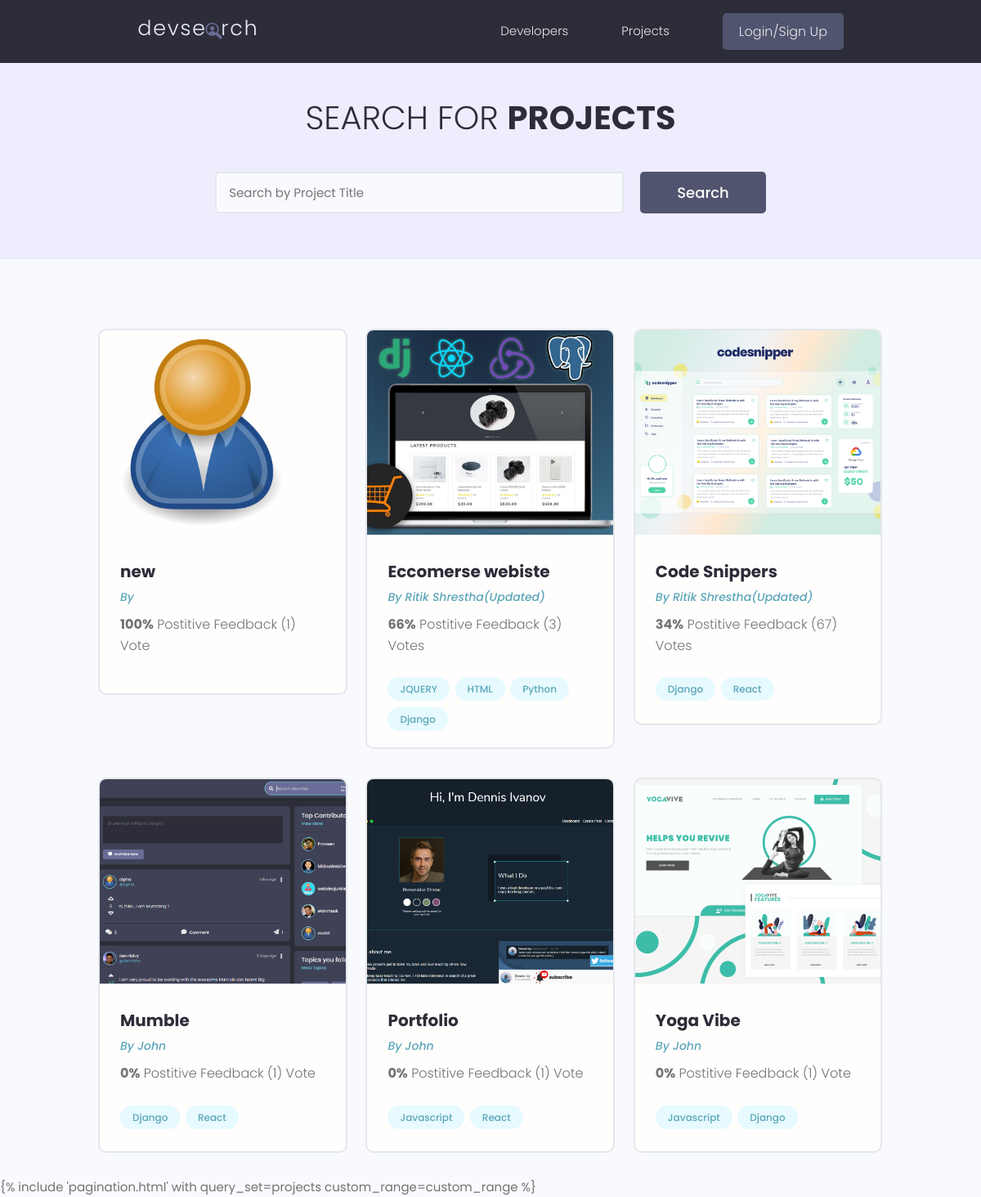
/projects/, run on the app's committed database.
### projects/models.py (models this page shows, shortened)
class Project(models.Model):
    owner = models.ForeignKey(
        Profile, on_delete=models.CASCADE, null=True, blank=True)
    title = models.CharField(max_length=200)
    description = models.TextField(null=True, blank=True)
    featured_image = models.ImageField(
        null=True, blank=True, default='default.jpg')
    demo_link = models.CharField(max_length=2000, null=True, blank=True)
    source_link = models.CharField(max_length=2000, null=True, blank=True)
    tags = models.ManyToManyField('Tag', blank=True)
    votes_total = models.IntegerField(default=0, null=True, blank=True)
    votes_ratio = models.IntegerField(default=0, null=True, blank=True)
    created = models.DateTimeField(auto_now_add=True)
    id = models.UUIDField(default=uuid.uuid4, unique=True,
                          primary_key=True, editable=False)
    class Meta:
        ordering = ['-votes_ratio','-votes_total','title']
    @property
    def imageURL(self):
        try:
            url=self.featured_image.url
        except:
            url=""
        return url

class Tag(models.Model):
    name = models.CharField(max_length=200)
    created = models.DateTimeField(auto_now_add=True)
    id = models.UUIDField(default=uuid.uuid4, unique=True,
                          primary_key=True, editable=False)
    def __str__(self):
        return self.name

### users/models.py (models this page shows, shortened)
class Profile(models.Model):
    user = models.OneToOneField(
        User, on_delete=models.CASCADE, null=True, blank=True)
    name = models.CharField(max_length=200, null=True, blank=True)
    location = models.CharField(max_length=200, null=True, blank=True)
    username = models.CharField(max_length=200, null=True, blank=True)
    email = models.EmailField(max_length=200, null=True, blank=True)
    short_intro = models.CharField(max_length=200, null=True, blank=True)
    bio = models.TextField(null=True, blank=True)
    profileImage = models.ImageField(
        null=True, blank=True, upload_to='profiles/', default='profiles/user-default.png')
    social_github = models.CharField(max_length=200, null=True, blank=True)
    social_twitter = models.CharField(max_length=200, null=True, blank=True)
    social_linkedin = models.CharField(max_length=200, null=True, blank=True)
    social_website = models.CharField(max_length=200, null=True, blank=True)
    social_youtube = models.CharField(max_length=200, null=True, blank=True)
    created = models.DateTimeField(auto_now_add=True)
    id = models.UUIDField(default=uuid.uuid4, unique=True,
                          primary_key=True, editable=False)
    class Meta:
        ordering=['created']

### projects/views.py (the view)
# urls.py: path('projects/',views.getProjects),
def projects(request):
    projectList, search_query = searchProject(request)
    custom_range, projectList = paginateProject(request, projectList, 6)
    context = {'projects': projectList,
               'search': search_query,  'custom_range': custom_range}
    return render(request, 'projects/projects.html', context)

### projects/utils.py (called while the page is built)
def searchProject(request):
    search_query = ""
    if request.GET.get('search'):
        search_query = request.GET.get('search')
    tag = Tag.objects.filter(name__icontains=search_query)
    projects = Project.objects.distinct().filter(Q(title__icontains=search_query) |
                                                 Q(description__icontains=search_query) |
                                                 Q(owner__name__icontains=search_query) | Q(tags__in=tag))
    return projects, search_query

def paginateProject(request, projectList, results):
    page_no = request.GET.get('page')
    results = results
    paginator = Paginator(projectList, results)
    try:
        projectList = paginator.page(page_no)
    except PageNotAnInteger:
        page_no = 1
        projectList = paginator.page(page_no)
    except EmptyPage:
        page_no = paginator.num_pages
        projectList = paginator.page(page_no)
    leftIndex = (int(page_no)-2)
    if leftIndex < 1:
        leftIndex = 1
    rightIndex = (int(page_no)+3)
    if rightIndex > paginator.num_pages:
        rightIndex = paginator.num_pages+1
    custom_range = range(leftIndex, rightIndex)
    return custom_range, projectList

### projects/templates/projects/projects.html (shortened to what this page needs)
{% extends 'main.html' %} {% block content %}
<main class="projects">
  <section class="hero-section text-center">
    <div class="container container--narrow">
      <div class="hero-section__box">
        <h2>Search for <span>Projects</span></h2>
      </div>
      <div class="hero-section__search">
        <form id="search_form" class="form" action="#" method="get">
          <div class="form__field">
            <input class="input input--text" id="formInput#search" type="text" name="search" value="{{search}}"
              placeholder="Search by Project Title" />
          </div>
          <input class="btn btn--sub btn--lg" type="submit" value="Search" />
        </form>
      </div>
    </div>
  </section>
  <section class="projectsList">
    <div class="container">
      <div class="grid grid--three">
        {% for project in projects %}
        <div class="column">
          <div class="card project">
            <a href="{% url 'project' project.id %}" class="project">
              <img class="project__thumbnail" src="{{project.imageURL}}" alt="project thumbnail" />
              <div class="card__body">
                <h3 class="project__title">{{project.title}}</h3>
                <p>
                  <a class="project__author" href="{% url 'project' project.id %}">By {{project.owner.name}}</a>
                </p>
                <p class="project--rating">
                  <span style="font-weight: bold">{{project.votes_ratio}}%</span>
                  Postitive Feedback ({{project.votes_total}})
                  Vote{{project.votes_total|pluralize:"s"}}
                </p>
                <div class="project__tags">
                  {% for tag in project.tags.all %}
                  <span class="tag tag--pill tag--main">
                    <small>{{tag}}</small>
                  </span>
                  {%endfor%}
                </div>
              </div>
            </a>
          </div>
        </div>
        {%endfor%}
      </div>
    </div>
  </section>
  {% include 'pagination.html' with query_set=projects custom_range=custom_range
  %}
</main>
{% endblock content %}

### templates/main.html (shortened to what this page needs)
<!DOCTYPE html>
{% load static %}
<html lang="en">
  <head>
    <link
      rel="stylesheet"
      href="https://cdn.iconmonstr.com/1.3.0/css/iconmonstr-iconic-font.min.css"
    />
    <link rel="stylesheet" href="{% static 'uikit/styles/uikit.css' %}" />
    <link rel="stylesheet" href="{% static 'styles/app.css' %}" />
  </head>
  <body>
    {% include 'navbar.html' %}{% block content %} {% endblock content %}
  </body>
</html>

### templates/navbar.html (shortened to what this page needs)
{% load static %}
<header class="header">
  <div class="container container--narrow">
    <a href="/" class="header__logo">
      <img src="{% static 'images/logo.svg' %}" alt="DevSearch Logo" />
    </a>
    <nav class="header__nav">
      <ul class="header__menu">
        <li class="header__menuItem"><a href="{% url 'profile' %}">Developers</a></li>
        <li class="header__menuItem">
          <a href="{% url 'projects' %}">Projects</a>
        </li>
        {% if request.user.is_authenticated %}
        <li class="header__menuItem"><a href="{% url 'inbox' %}">Inbox</a></li>
        <li class="header__menuItem">
          <a href="{% url 'account' %}">Account</a>
        </li>
        <li class="header__menuItem">
          <a href="{%url 'logout' %}" class="btn btn--sub">Logout</a>
        </li>
        {%else%}
        <li class="header__menuItem">
          <a href="{%url 'login' %}" class="btn btn--sub">Login/Sign Up</a>
        </li>
        {%endif%}
      </ul>
    </nav>
  </div>
</header>

### static/styles/app.css (style rules this page uses)
:root { --color-sub: #2d2d39; }
.btn--sub { background-color: var(--color-sub-light); }
.card { border: 2px solid var(--color-light); }
img { width: 100%; }
.header { position: sticky; z-index: 111; background-color: var(--color-sub); padding: 1.5rem 0; }
.header > .container { display: flex; justify-content: space-between; align-items: center; }
.header__logo > img { height: 3.8rem; }
.header__nav > ul { display: inline-flex; align-items: center; list-style: none; gap: 6.5rem; }
.header__menuItem > a { color: var(--color-light); font-weight: 300; }
.hero-section { height: 40vh; display: flex; align-items: center; background-color: var(--color-sub); }
.hero-section__box { margin-bottom: 4rem; }
.hero-section__box > h2, .hero-section__box > h2 > span { font-size: 4rem; color: var(--color-light); line-height: 1.3; text-transform: uppercase; }
.hero-section__box > h2 { font-weight: 300; }
.hero-section__box > h2 > span { font-weight: 700; }
.hero-section__search > .form { display: flex; align-items: center; justify-content: center; gap: 2rem; }
.hero-section__search > .form input.input--text { width: 50rem; }
.project__author { font-size: 1.4rem; font-style: italic; }
.project--rating { margin-bottom: 1.6em; margin-top: 0.5em; }
.projects > .hero-section { background: var(--color-sub-lighter); height: 30vh; }
.projects .hero-section__box { margin-bottom: 2.5rem; }
.projects .hero-section__box > h2 { color: var(--color-sub); }
.projects .hero-section__box > h2 > span { font-weight: 700; color: var(--color-sub); }
.projectsList { margin-top: 8rem; }
.project__thumbnail { height: 25rem; object-fit: cover; object-position: top center; }
.project__title { font-size: 2rem; font-weight: 700; color: var(--color-sub); }

### static/uikit/styles/modules/_variables.css (style rules this page uses)
:root { --color-main: #5aa5b9; --color-main-light: #e6faff; --color-sub: #3f4156; --color-sub-light: #51546e; --color-sub-lighter: #ededfd; --color-text: #737373; --color-gray: #8b8b8b; --color-light: #e5e7eb; --color-light-gray: #767676; --color-bg: #f8fafd; --color-white: #fffefd; --color-white-light: #f3f3f3; --color-success: #359e64; --color-success-bg: #def8e8; --color-error: #fc4b0b; --color-error-bg: #fff2ee; --font-base: 'Poppins', arial, helvetica, 'Segoe UI', roboto, ubuntu, sans-serif; --font-monospace: 'Fira Code', 'Courier New', courier, monospace; --font-regular: 300; --font-medium: 500; --font-bold: 700; --generic-shadow: 1px 1px 5px #00000010; --generic-transition: all 0.3s ease-in-out; }

### static/uikit/styles/modules/_base.css (style rules this page uses)
* { margin: 0; padding: 0; box-sizing: border-box; text-rendering: optimizeLegibility; color: inherit; font-size: inherit; }
html { font-size: 50%; }
@media only screen and (min-width: 480px) { html { font-size: 56.25%; } }
@media only screen and (min-width: 1200px) { html { font-size: 62.5%; } }
body { line-height: 1.6; font-weight: 400; font-size: 1.5rem; color: var(--color-text); background-color: var(--color-bg); min-height: 100vh; }

### static/uikit/styles/modules/_typography.css (style rules this page uses)
* { font-family: var(--font-base); }
h2 { font-size: 3.6rem; font-weight: var(--font-bold); }
h3 { font-size: 3.2rem; font-weight: var(--font-medium); }
p, span, strong { font-size: 1.6rem; color: var(--color-text); font-weight: var(--font-regular); }
a { padding-bottom: 2px; text-decoration: none; display: inline-block; color: var(--color-main); font-weight: var(--font-medium); }

### static/uikit/styles/modules/_utilities.css (style rules this page uses)
.container { width: 92%; max-width: 165rem; margin: 0 auto; box-sizing: border-box; }
.container--narrow { width: 92%; max-width: 120rem; }
@media screen and (min-width: 1000px) { .container { width: 90%; } }
@media screen and (min-width: 1000px) { .container--narrow { width: 85%; } }
@media screen and (min-width: 1200px) { .container { width: 80%; } }
@media screen and (min-width: 1200px) { .container--narrow { width: 72%; } }
.text-center { text-align: center; }

### static/uikit/styles/modules/_button.css (style rules this page uses)
.btn { display: inline-block; position: relative; cursor: pointer; background-color: var(--color-light); font-weight: var(--font-medium); color: var(--color-sub); text-decoration: none; padding: 1rem 2rem; border-radius: 0.5rem; border: none; width: -webkit-fit-content; width: -moz-fit-content; width: fit-content; height: -webkit-fit-content; height: -moz-fit-content; height: fit-content; font-size: 1.6rem; outline-width: 0; outline-color: transparent; -webkit-backface-visibility: hidden; backface-visibility: hidden; transition: all 0.3s ease-in-out; }
.btn--sub { background-color: var(--color-sub); color: var(--color-white); }
.btn--lg { font-size: 1.8rem; padding: 1.2rem 4.5rem; }

### data on the page
Project: imageURL (placeholder picture), title "new", votes_ratio "100", votes_total "1"
Project: imageURL (picture), title "Eccomerse webiste", owner.name "Ritik Shrestha(Updated)", votes_ratio "66", votes_total "3"
Tag: name "JQUERY"
Tag: name "HTML"
Tag: name "Python"
Tag: name "Django"
Project: imageURL (picture), title "Code Snippers", owner.name "Ritik Shrestha(Updated)", votes_ratio "34", votes_total "67"
Tag: name "React"
Project: imageURL (picture), title "Mumble", owner.name "John", votes_ratio "0", votes_total "1"
Project: imageURL (picture), title "Portfolio", owner.name "John", votes_ratio "0", votes_total "1"
Tag: name "Javascript"
Project: imageURL (picture), title "Yoga Vibe", owner.name "John", votes_ratio "0", votes_total "1"
